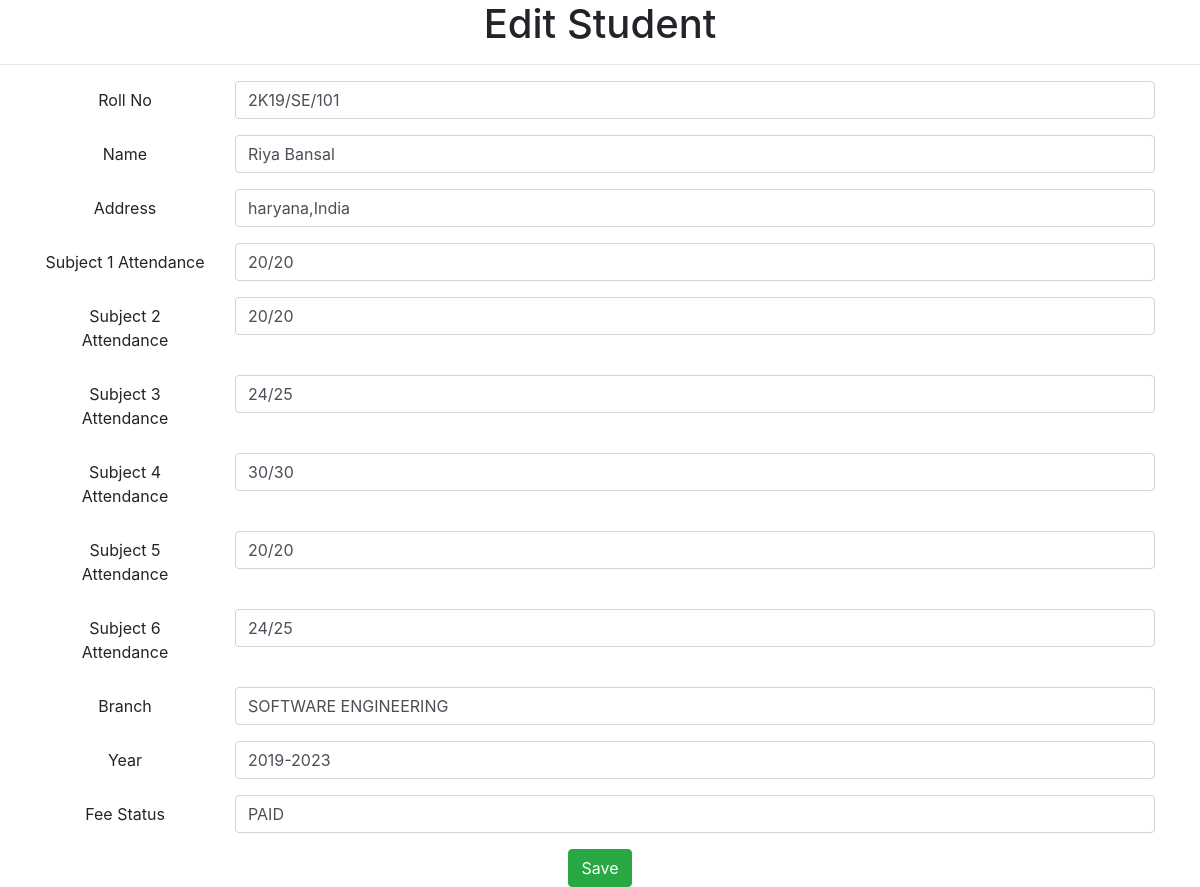
/edit.php?sid=1, run on the app's committed database.
### tables this page shows
CREATE TABLE `students` (
  `sid` int(11) NOT NULL,
  `roll_no` text NOT NULL,
  `email` text NOT NULL,
  `password` text NOT NULL,
  `name` text NOT NULL,
  `address` text NOT NULL,
  `att1` text NOT NULL,
  `att2` text NOT NULL,
  `att3` text NOT NULL,
  `att4` text NOT NULL,
  `att5` text NOT NULL,
  `att6` text NOT NULL,
  `branch` text NOT NULL,
  `year` text NOT NULL,
  `fee_status` text NOT NULL,
  `accountExist` int(11) NOT NULL
);

### edit.php (the view, shortened to what this page needs)
<?php
$link = mysqli_connect("localhost", "root", "", "admin");
$id = $_GET['sid'];
$query = "SELECT * FROM students WHERE sid = " . $id;
$result = mysqli_query($link, $query);
$row = mysqli_fetch_array($result);
?>
<!DOCTYPE html>
<html lang="en">
<head>
    <link rel="stylesheet" href="https://stackpath.bootstrapcdn.com/bootstrap/4.5.2/css/bootstrap.min.css">
</head>
<body style="text-align: center;">
    <h1>Edit Student</h1>
    <hr>
    <div style="margin-top: 15px;" class="container">
        <form method="POST">
            <div class="form-group row">
                <label for="rollno" class="col-sm-2 col-form-label">Roll No</label>
                <div class="col-sm-10">
                    <input type="text" class="form-control" name="rollno" value="<?php echo $row['roll_no'] ?>">
                </div>
            </div>
            <div class="form-group row">
                <label for="name" class="col-sm-2 col-form-label">Name</label>
                <div class="col-sm-10">
                    <input type="text" class="form-control" name="name" value="<?php echo $row['name'] ?>">
                </div>
            </div>
            <div class="form-group row">
                <label for="staticEmail" class="col-sm-2 col-form-label">Address</label>
                <div class="col-sm-10">
                    <input type="text" class="form-control" name="address" value="<?php echo $row['address'] ?>">
                </div>
            </div>
            <div class="form-group row">
                <label for="staticEmail" class="col-sm-2 col-form-label">Subject 1 Attendance</label>
                <div class="col-sm-10">
                    <input type="text" class="form-control" name="att1" value="<?php echo $row['att1'] ?>">
                </div>
            </div>
            <div class="form-group row">
                <label for="staticEmail" class="col-sm-2 col-form-label">Subject 2 Attendance</label>
                <div class="col-sm-10">
                    <input type="text" class="form-control" name="att2" value="<?php echo $row['att2'] ?>">
                </div>
            </div>
            <div class="form-group row">
                <label for="staticEmail" class="col-sm-2 col-form-label">Subject 3 Attendance</label>
                <div class="col-sm-10">
                    <input type="text" class="form-control" name="att3" value="<?php echo $row['att3'] ?>">
                </div>
            </div>
            <div class="form-group row">
                <label for="staticEmail" class="col-sm-2 col-form-label">Subject 4 Attendance</label>
                <div class="col-sm-10">
                    <input type="text" class="form-control" name="att4" value="<?php echo $row['att4'] ?>">
                </div>
            </div>
            <div class="form-group row">
                <label for="staticEmail" class="col-sm-2 col-form-label">Subject 5 Attendance</label>
                <div class="col-sm-10">
                    <input type="text" class="form-control" name="att5" value="<?php echo $row['att5'] ?>">
                </div>
            </div>
            <div class="form-group row">
                <label for="Attendance" class="col-sm-2 col-form-label">Subject 6 Attendance</label>
                <div class="col-sm-10">
                    <input type="text" class="form-control" name="att6" value="<?php echo $row['att6'] ?>">
                </div>
            </div>
            <div class="form-group row">
                <label for="staticEmail" class="col-sm-2 col-form-label">Branch</label>
                <div class="col-sm-10">
                    <input type="text" class="form-control" name="branch" value="<?php echo $row['branch'] ?>">
                </div>
            </div>
            <div class="form-group row">
                <label for="staticEmail" class="col-sm-2 col-form-label">Year</label>
                <div class="col-sm-10">
                    <input type="text" class="form-control" name="year" value="<?php echo $row['year'] ?>">
                </div>
            </div>
            <div class="form-group row">
                <label for="staticEmail" class="col-sm-2 col-form-label">Fee Status</label>
                <div class="col-sm-10">
                    <input type="text" class="form-control" name="feeStatus" value="<?php echo $row['fee_status'] ?>">
                </div>
            </div>
            <button type="submit" class="btn btn-success">Save</button>
        </form>
    </div>
</body>
</html>

### data on the page
students: rollno "2K19/SE/101", name "Riya Bansal", address "haryana,India", att1 "20/20", att2 "20/20", att3 "24/25", att4 "30/30", att5 "20/20", att6 "24/25", branch "SOFTWARE ENGINEERING", year "2019-2023", feeStatus "PAID"
